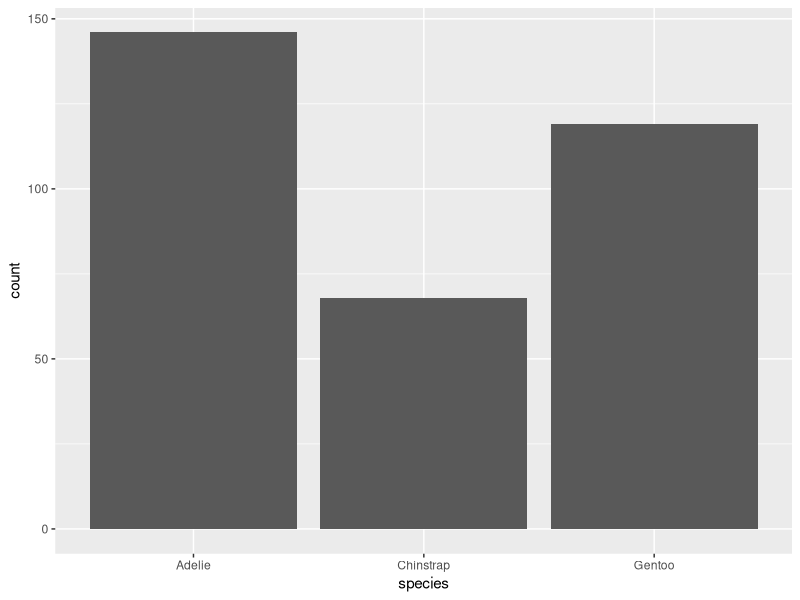
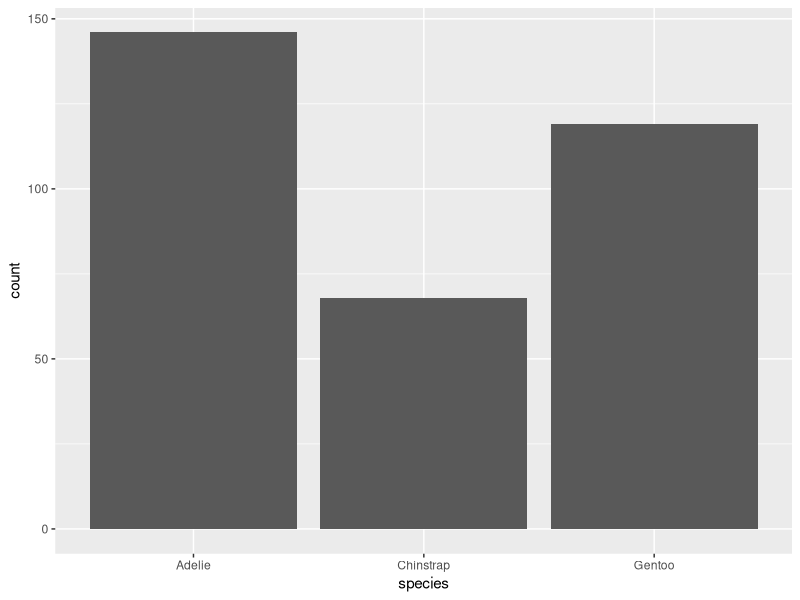
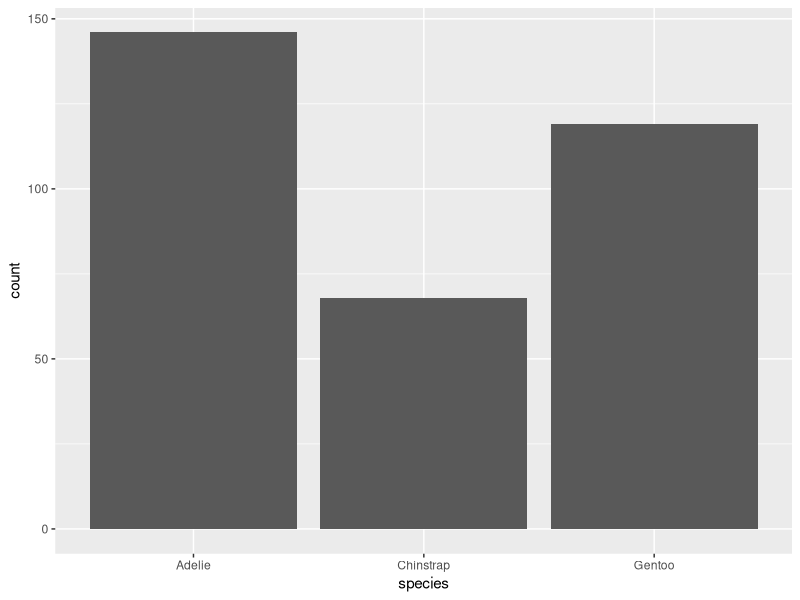
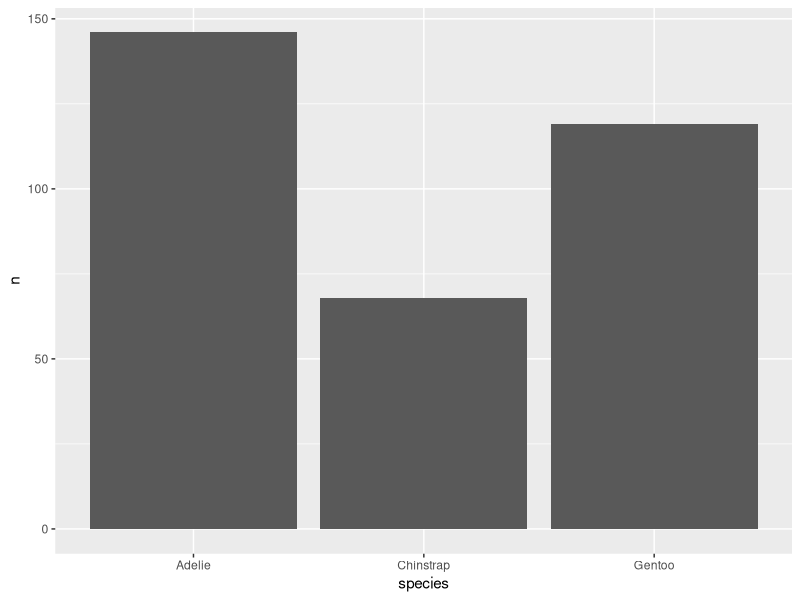
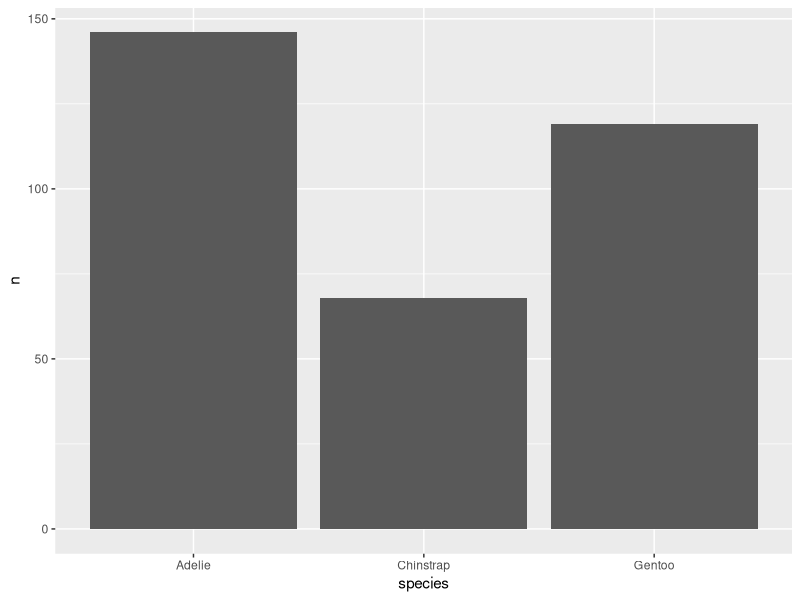
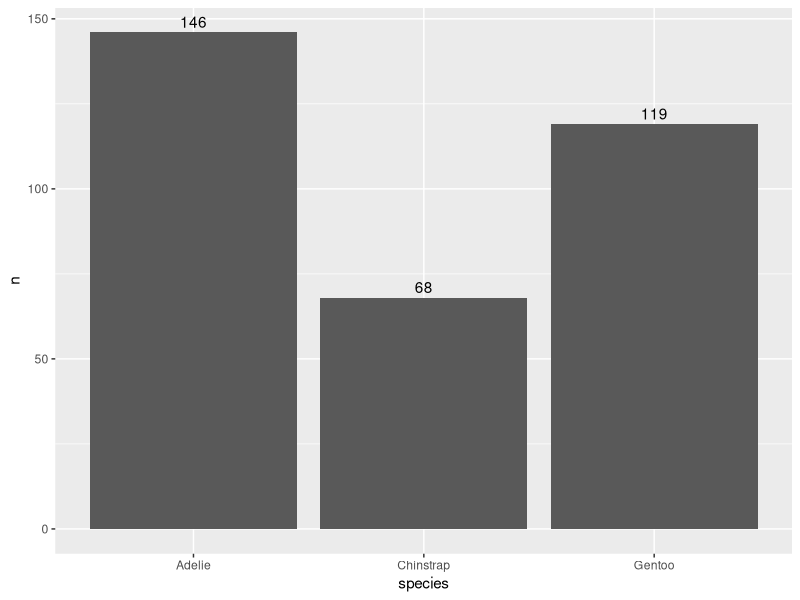
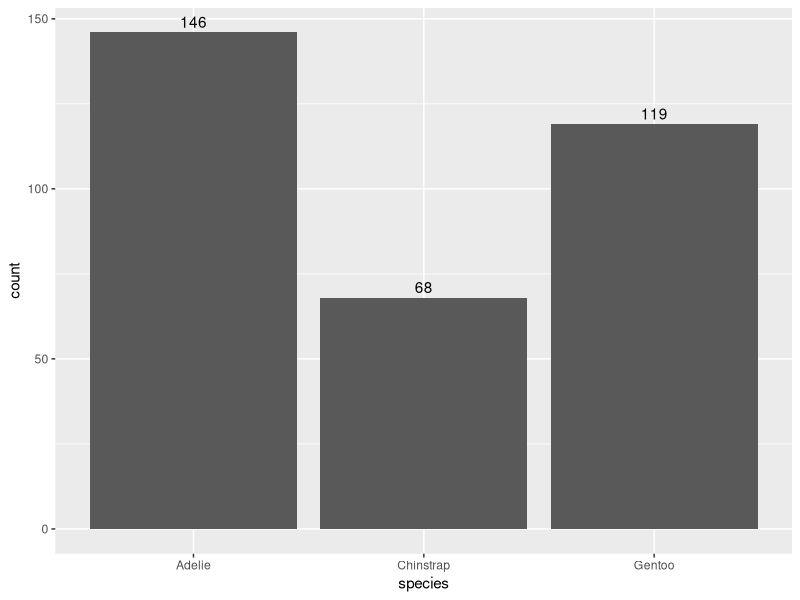
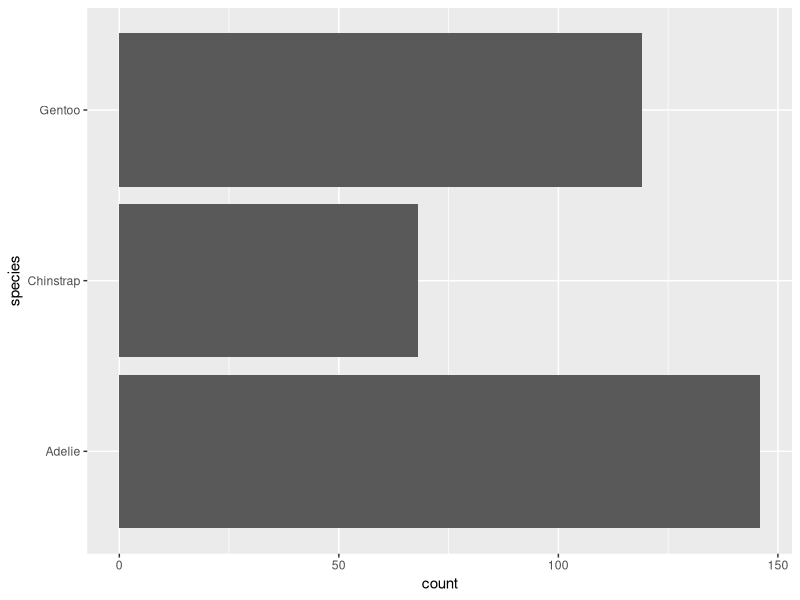

These charts were generated, in order, by the following R code:
## ---- chunk 1
library(tidyverse)
library(palmerpenguins)

penguins <- penguins %>% drop_na()
## ---- chunk 2
ggplot(penguins, aes(x = species)) +
  geom_bar()

ggplot(penguins, aes(x = species)) +
  stat_count()
## ---- chunk 3
# count(penguins, species)

penguins %>% 
  ggplot(aes(x = species)) +
  geom_bar(stat = "count")


penguins %>% 
  count(species) %>%
  ggplot(aes(x = species, y = n)) +
  geom_bar(stat = "identity")


penguins %>% 
  count(species) %>%
  ggplot(aes(x = species, y = n)) +
  geom_col()
## ---- chunk 4
penguins %>% 
  count(species) %>% 
  ggplot(aes(x = species, y = n)) +
  geom_col() +
  geom_text(aes(label = n), vjust = -0.4)


penguins %>%
  ggplot(aes(species)) +
  stat_count(geom = "bar") +
  stat_count(
    aes(label = after_stat(count)),
    geom = "text", vjust = -.4
  )  
## ---- chunk 5
penguins %>% 
  ggplot(aes(y = species)) +
  geom_bar(aes(x = stat(count)))


penguins %>% 
  ggplot(aes(y = species)) +
  geom_bar(aes(x = stat(count) / sum(stat(count)))) +
  scale_x_continuous(labels = scales::percent)


penguins %>% 
  ggplot(aes(y = species)) +
  geom_bar(aes(x = stat(count) / sum(count))) +
  scale_x_continuous(labels = scales::percent)
## ---- chunk 6
ggplot() +
  layer(
      data       = penguins,
      mapping    = aes(x = species, y = bill_length_mm, color = fct_rev(sex)),
      stat       = "summary", 
      params     = list(fun = "mean"),
      geom       = "point",
      position   = position_dodge(width = 0.5)
  )

## ---- chunk 7
penguins %>% 
  ggplot(aes(x = species, y = bill_length_mm, color = fct_rev(sex))) +
  stat_summary(
    geom       = "point",
    fun        = mean,
    position   = position_dodge(width = 0.5)
  )


penguins %>% 
  ggplot(aes(x = species, y = bill_length_mm, color = fct_rev(sex))) +
  geom_point(
    stat       = "summary",
    fun        = mean,
    position   = position_dodge(width = 0.5)
  )
## ---- chunk 8
m <- penguins %>%
  group_by(sex) %>%
  summarise(
    mean = mean(body_mass_g)
  )
m


penguins %>%
  ggplot(aes(x = sex, y = body_mass_g)) +
  geom_jitter() +
  geom_point(
    data = m, aes(y = mean), size = 5, color = "red"
  ) +
  geom_text(
    data = m,
    aes(x = sex, y = mean, label = round(mean, 2)), size = 5,
    color = "red", vjust = -1
  )
## ---- chunk 9
penguins %>%
  ggplot(aes(x = sex, y = body_mass_g)) +
  geom_jitter() +
  stat_summary(
    fun.data = mean_se,
    geom = "point",
    color = "red",
    size = 5
  ) +
  stat_summary(
    fun.data = mean_se,
    mapping = aes(label = round(after_stat(y), 2)),
    geom = "text",
    color = "red",
    size = 5,
    vjust = -1
  ) 
